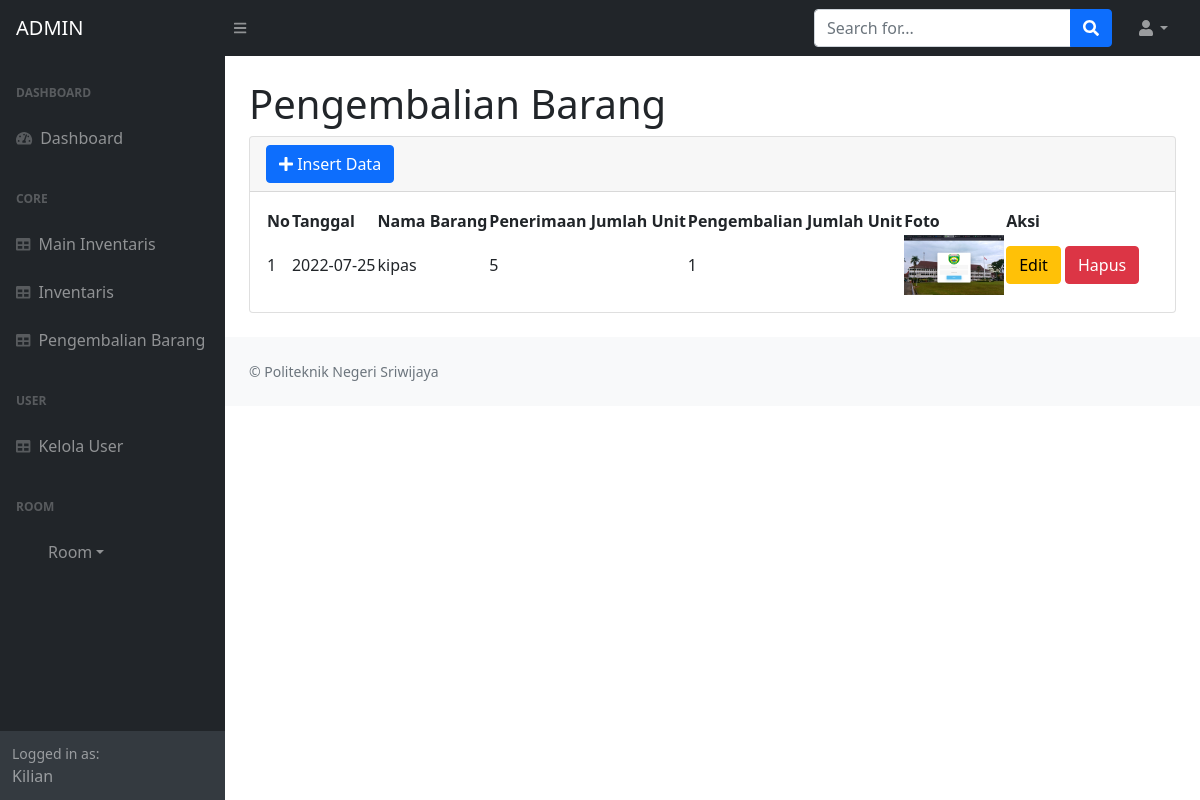
Page /admin.php?page=pengembalianbarang_admin (signed in) on the committed database.
### tables this page shows
CREATE TABLE `pengembalianbarang_admin` (
  `id` int(11) NOT NULL,
  `tanggal` date NOT NULL,
  `nama_barang` varchar(50) NOT NULL,
  `penerimaan_unit` varchar(20) NOT NULL,
  `pengembalian_unit` varchar(20) NOT NULL,
  `foto` varchar(250) NOT NULL
);

### fungsi/view/view.php (called while the page is built, shortened)
<?php
	 class view {
		protected $db;
		function __construct($db){
			$this->db = $db;
		}
			function pengembalianbarang_admin(){
				$sql = "select * from pengembalianbarang_admin";
				$row = $this-> db -> prepare($sql);
				$row -> execute();
				$hasil = $row -> fetchAll();
				return $hasil;
			}
	 }

### admin/module/pengembalianbarang_admin/index.php (the view, shortened to what this page needs)
<div id="layoutSidenav_content">
				<div class="col-lg-12 main-chart">
                 <div class="container-fluid px-4">
                     <h1 class="mt-4">Pengembalian Barang</h1>
                     <div class="card mb-4">
                         <div class="card-header">
				<a href="admin.php?page=pengembalianbarang_admin/tambah"><button class="btn btn-primary btn-md pull-right"><i class="fa fa-plus"></i> Insert Data</button></a>
                         </div>
				<div class="card-body">
                             <table id="datatablesSimple">
                              <thead>
                                     <tr>
								<th>No</th>
								<th>Tanggal</th>
                                         <th>Nama Barang</th>
								<th>Penerimaan Jumlah Unit</th>
                                         <th>Pengembalian Jumlah Unit</th>
								<th>Foto</th>
								<th>Aksi</th>
                                     </tr>
					 </thead>
					<tbody>
					<?php
					$no=1;
					$hasil = $lihat -> pengembalianbarang_admin();
					foreach($hasil as $isi) {
					?>
						<tr>
							<td><?php echo $no++?></td>
							<td><?php echo $isi['tanggal'];?></td>
							<td><?php echo $isi['nama_barang'];?></td>
							<td><?php echo $isi['penerimaan_unit'];?></td>
							<td><?php echo $isi['pengembalian_unit'];?></td>
							<td><img src="upload/<?php echo $isi['foto']; ?>" width="100px" height="60px"></td>
							<td>
								<a href="admin.php?page=pengembalianbarang_admin/edit&pengembalianbarang_admin=<?php echo $isi['id'];?>"><button class="btn btn-warning btn-xs">Edit</button></a>
								<a href="fungsi/hapus/hapus_admin.php?pengembalianbarang_admin=hapus&id=<?php echo $isi['id'];?>" onclick="javascript:return confirm('Hapus Data ?');"><button class="btn btn-danger btn-xs">Hapus</button></a>
							</td>
						</tr>
					<?php } ?>
					</tbody>
                             </table>
                         </div>
                 </div>
		</div>

### rows in the picture
pengembalianbarang_admin: tanggal "2022-07-25", nama_barang "kipas", penerimaan_unit "5", pengembalian_unit "1", foto (picture)

### other values in the picture
$_SESSION['jenis_user'] "ADMIN"
$_SESSION['username'] "Kilian"
